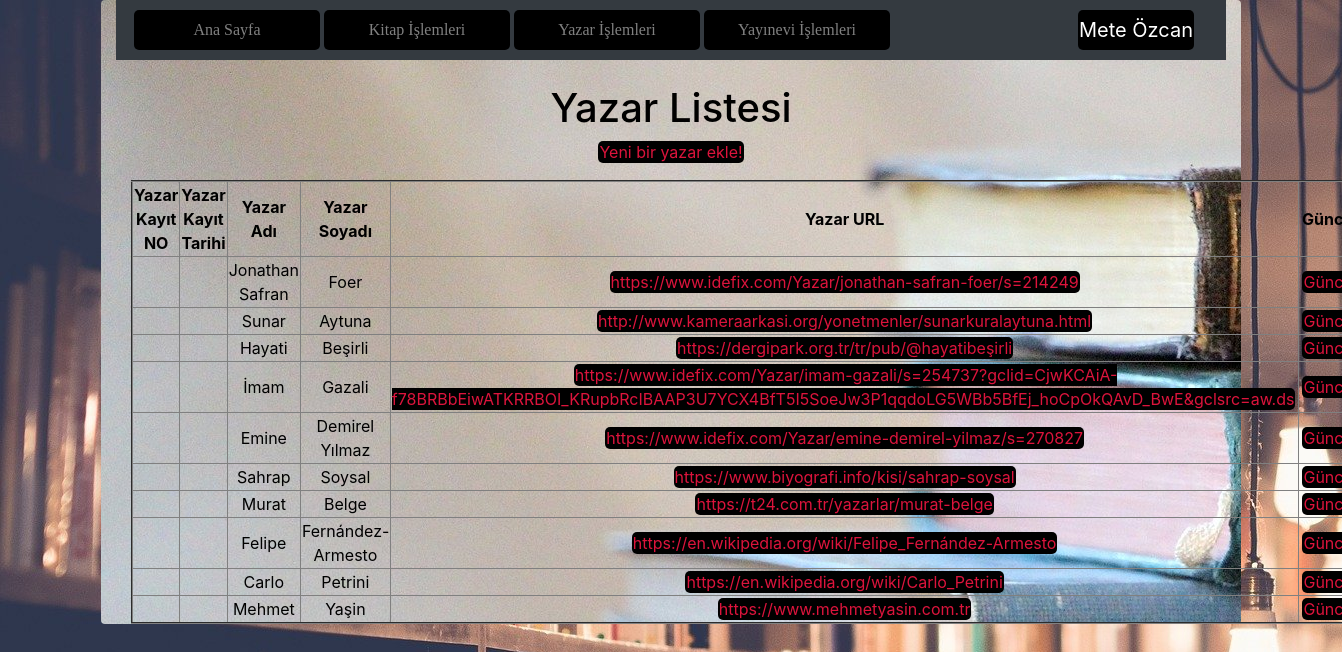
The app's page /meteozcan_final/yazar.php with its own data.
### tables this page shows
CREATE TABLE `yazar` (
  `YazarKayıtNo` smallint(6) NOT NULL COMMENT 'Yazarın Kayıt Numarası',
  `YazarKayıtTarihi` timestamp NOT NULL DEFAULT current_timestamp() COMMENT 'Yazarın Veritabanına Kayıt Edildiği Tarih',
  `YazarAdi` varchar(35) NOT NULL COMMENT 'Yazarın Adı',
  `YazarSoyadi` varchar(35) NOT NULL COMMENT 'Yazarın Soyadı',
  `YazarURL` varchar(200) NOT NULL COMMENT 'Yazarın URL''si'
);

### meteozcan_final/yazar.php (the view, shortened to what this page needs)
<?php
require_once("baglanti.php");
$sorgu = mysqli_query($baglanti, "SELECT * FROM yazar");
?>
<!DOCTYPE html>
<html lang="tr"><head><meta http-equiv="Content-Type" content="text/html; charset=UTF-8">
<link href="bootstrap.min.css" rel="stylesheet">
<link href="bs1.css" rel="stylesheet">
    <link href="./katalog_files/navbar-top.css" rel="stylesheet">
  </head>
  <body>
      <div id="divone" class="container rounded">
    <nav class="navbar navbar-expand-md navbar-dark bg-dark mb-4">
  <div class="collapse navbar-collapse" id="navbarCollapse">
    <ul class="navbar-nav mr-auto">
      <li class="nav-item">
        <a class="nav-link" href="index.php">Ana Sayfa </a>
      </li>
      <li class="nav-item">
        <a class="nav-link" href="kitap.php">Kitap İşlemleri</a>
      </li>
      <li class="nav-item">
        <a class="nav-link" href="yazar.php">Yazar İşlemleri</a>
      </li>
      <li class="nav-item">
        <a class="nav-link" href="yayinevi.php">Yayınevi İşlemleri</a>
      </li>
    </ul>
    <form class="form-inline mt-2 mt-md-0">
   <a class="navbar-brand" href="https://www.instagram.com/meteeozcan/?hl=tr">Mete Özcan</a>
    </form>
  </div>
</nav>
<main role="main" class="container">
  <h1>Yazar Listesi</h1>
        <p><a href="yazar_ekle.php">Yeni bir yazar ekle!</a></p>
        <?php
            echo("<table border=2>");
                echo("<tr>");
                    echo("<td><b>Yazar Kayıt NO</b></td>");
                    echo("<td><b>Yazar Kayıt Tarihi</b></td>");
                    echo("<td><b>Yazar Adı</b></td>");
                    echo("<td><b>Yazar Soyadı</b></td>");
                    echo("<td><b>Yazar URL</b></td>");
                    echo("<td><b>Güncelle</b></td>");
                echo("</tr>");
            while($satir = mysqli_fetch_assoc($sorgu)){
                echo("<tr>");
                echo("<td>".$satir["YazarKayitNo"]."</td>");
                echo("<td>".$satir["YazarKayitTarihi"]."</td>");
                echo("<td>".$satir["YazarAdi"]."</td>");
                echo("<td>".$satir["YazarSoyadi"]."</td>");
                echo("<td><a href=".$satir['YazarURL'].">".$satir["YazarURL"]."</a></td>");
                echo("<td><a href='yazarguncellenecek.php?YazarKayitNo=".$satir["YazarKayitNo"]."'>Güncelle</a></td>");
                echo("</tr>");
            }
            echo("</table>");
        ?>
</main>
      </div>
</body></html>

### meteozcan_final/bs1.css (style rules this page uses)
body { background-image: url(resim.jpg); }
#divone { background-image: url(resim3.jpg); color: black; margin-bottom: 10px; text-align: center; }
.nav-item { width: 190px; }
.nav-item a { color: wheat; font-family: cursive; transition-duration: 0.4s; }
a { color: crimson; text-decoration-line: none; background-color: black; border-radius: 5px; margin: 2px; padding: 1px; }

### meteozcan_final/navbar-top.css (style rules this page uses)
body { min-height: 75rem; }

### records on screen
yazar: YazarAdi "Jonathan Safran", YazarSoyadi "Foer", YazarURL "https://www.idefix.com/Yazar/jonathan-safran-foer/s=214249"
yazar: YazarAdi "Sunar", YazarSoyadi "Aytuna", YazarURL "http://www.kameraarkasi.org/yonetmenler/sunarkuralaytuna.html"
yazar: YazarAdi "Hayati", YazarSoyadi "Beşirli", YazarURL "https://dergipark.org.tr/tr/pub/@hayatibeşirli"
yazar: YazarAdi "İmam", YazarSoyadi "Gazali", YazarURL "https://www.idefix.com/Yazar/imam-gazali/s=254737?gclid=CjwKCAiA-f78BRBbEiwATKRRBOI_KRupbRcIBAAP3U7YCX4BfT5I5SoeJw3P1qqdoLG5WBb5BfEj_hoCpOkQAvD_BwE&gclsrc=aw.ds"
yazar: YazarAdi "Emine", YazarSoyadi "Demirel Yılmaz", YazarURL "https://www.idefix.com/Yazar/emine-demirel-yilmaz/s=270827"
yazar: YazarAdi "Sahrap", YazarSoyadi "Soysal", YazarURL "https://www.biyografi.info/kisi/sahrap-soysal"
yazar: YazarAdi "Murat", YazarSoyadi "Belge", YazarURL "https://t24.com.tr/yazarlar/murat-belge"
yazar: YazarAdi "Felipe", YazarSoyadi "Fernández-Armesto", YazarURL "https://en.wikipedia.org/wiki/Felipe_Fernández-Armesto"
yazar: YazarAdi "Carlo", YazarSoyadi "Petrini", YazarURL "https://en.wikipedia.org/wiki/Carlo_Petrini"
yazar: YazarAdi "Mehmet", YazarSoyadi "Yaşin", YazarURL "https://www.mehmetyasin.com.tr"
